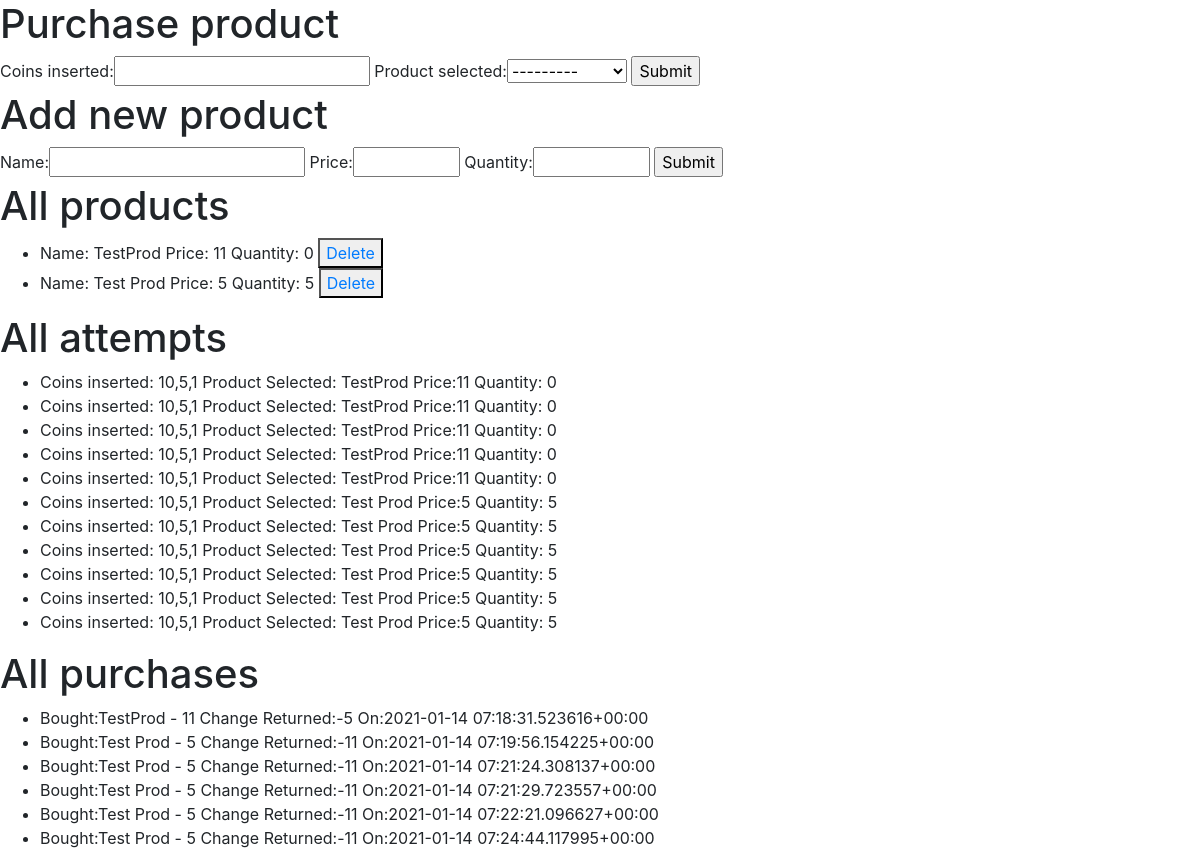
The page / on the database its author committed.
### app/models.py (models this page shows)
class Product(models.Model):
    name = models.CharField(max_length=200)
    price = models.PositiveIntegerField(default=0)
    quantity = models.PositiveIntegerField(default=0)
    def __str__(self):
        return '{} - {}'.format(self.name, self.price)

class Attempt(models.Model):
    coins_inserted = models.CharField(max_length=300)
    product_selected = models.ForeignKey(Product, on_delete=models.DO_NOTHING)

class Purchase(models.Model):
    product_purchased = models.ForeignKey(Product, on_delete=models.DO_NOTHING)
    change_returned = models.CharField(max_length=300)
    created = models.DateTimeField(auto_now_add=True)
    def __str__(self):
        return 'Bought:{} Change Returned:{} On:{}'.format(self.product_purchased, self.change_returned, self.created)

### app/views.py (the view)
# urls.py: path('', views.index, name='index'),
def index(request):
    if request.method == 'POST':
        form = ProductForm(request.POST)
        if form.is_valid():
            p = Product(name = form.cleaned_data['name'], price=form.cleaned_data['price'], quantity=form.cleaned_data['quantity'])
            p.save()
    else:
        form = ProductForm()
    products = Product.objects.all()
    attempts = Attempt.objects.all()
    purchases = Purchase.objects.all()
    attempt_form = AttemptForm()
    return render(request, 'index.html', {'form': form,'title': "vendingmachine", 'products': products, 'coins': coins, 'attempt_form': attempt_form, 'attempts': attempts, 'purchases': purchases})

### app/forms.py
class ProductForm(forms.Form):
    name = forms.CharField(max_length=100)
    price = forms.IntegerField(max_value=2000, min_value=1)
    quantity = forms.IntegerField(max_value=20000, min_value=0)

class AttemptForm(forms.Form):
    coins_inserted = forms.CharField(max_length=300)
    product_selected = forms.ModelChoiceField(Product.objects.all())

### app/templates/index.html (shortened to what this page needs)
{% extends "base.html" %}
{% block content %}
<h1>Purchase product</h1>
<form action="/purchase" method="post">
    {{attempt_form}}
    <input type="submit" value="Submit">
</form>
<h1>Add new product</h1>
<form action="" method="post">
    {{ form }}
    <input type="submit" value="Submit">
</form>
<h1>All products</h1>
<ul>
    {% for product in products %}
    <li>Name: {{ product.name }} Price: {{product.price}} Quantity: {{product.quantity}} <button><a href="/delete_product/{{product.id}}">Delete</a></button></li>
    {% endfor %}
</ul>
<h1>All attempts</h1>
<ul>
    {% for attempt in attempts %}
    <li>Coins inserted: {{ attempt.coins_inserted }} Product Selected: {{attempt.product_selected.name}} Price:{{attempt.product_selected.price}} Quantity: {{attempt.product_selected.quantity}}</li>
    {% endfor %}
</ul>
<h1>All purchases</h1>
<ul>
    {% for purchase in purchases %}
    <li>{{purchase}}</li>
    {% endfor %}
</ul>
{% endblock content %}

### app/templates/base.html (shortened to what this page needs)
<!DOCTYPE html>
<html lang="en">
    <head>
	<link rel="stylesheet" href="https://maxcdn.bootstrapcdn.com/bootstrap/4.0.0/css/bootstrap.min.css">
    </head>
    <body>
	{% block content %}
	{% endblock content %}
    </body>
</html>

### rows shown on the page
Product: name "TestProd", price "11", quantity "0"
Product: name "Test Prod", price "5", quantity "5"
Attempt: coins_inserted "10,5,1", product_selected.name "TestProd", product_selected.price "11", product_selected.quantity "0"
Attempt: coins_inserted "10,5,1", product_selected.name "TestProd", product_selected.price "11", product_selected.quantity "0"
Attempt: coins_inserted "10,5,1", product_selected.name "TestProd", product_selected.price "11", product_selected.quantity "0"
Attempt: coins_inserted "10,5,1", product_selected.name "TestProd", product_selected.price "11", product_selected.quantity "0"
Attempt: coins_inserted "10,5,1", product_selected.name "TestProd", product_selected.price "11", product_selected.quantity "0"
Attempt: coins_inserted "10,5,1", product_selected.name "Test Prod", product_selected.price "5", product_selected.quantity "5"
Attempt: coins_inserted "10,5,1", product_selected.name "Test Prod", product_selected.price "5", product_selected.quantity "5"
Attempt: coins_inserted "10,5,1", product_selected.name "Test Prod", product_selected.price "5", product_selected.quantity "5"
Attempt: coins_inserted "10,5,1", product_selected.name "Test Prod", product_selected.price "5", product_selected.quantity "5"
Attempt: coins_inserted "10,5,1", product_selected.name "Test Prod", product_selected.price "5", product_selected.quantity "5"
Attempt: coins_inserted "10,5,1", product_selected.name "Test Prod", product_selected.price "5", product_selected.quantity "5"
Purchase: product_purchased+change_returned+created "Bought:TestProd - 11 Change Returned:-5 On:2021-01-14 07:18:31.523616+00:00"
Purchase: product_purchased+change_returned+created "Bought:Test Prod - 5 Change Returned:-11 On:2021-01-14 07:19:56.154225+00:00"
Purchase: product_purchased+change_returned+created "Bought:Test Prod - 5 Change Returned:-11 On:2021-01-14 07:21:24.308137+00:00"
Purchase: product_purchased+change_returned+created "Bought:Test Prod - 5 Change Returned:-11 On:2021-01-14 07:21:29.723557+00:00"
Purchase: product_purchased+change_returned+created "Bought:Test Prod - 5 Change Returned:-11 On:2021-01-14 07:22:21.096627+00:00"
Purchase: product_purchased+change_returned+created "Bought:Test Prod - 5 Change Returned:-11 On:2021-01-14 07:24:44.117995+00:00"
